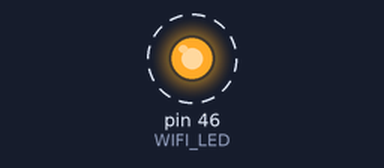
Recording of a program running on a simulated MicroPython board. On the bench: output pins drawn as LEDs (lit = HIGH). Dashed ring = blinking. WiFi joins after 1.5 s; the clock reads 2024-03-15 10:24:30 at power-on unless the program sets it; what the program prints to the serial console is not drawn. At 1.8 s the program stops and its outputs stay as they are.

Above: at 0.15 s.
Timing chart, 0 to 3.0 s (numbered marks = the images above):
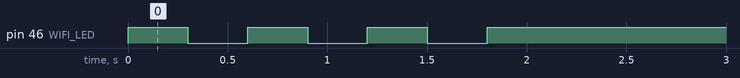

Measured:
- by itself, pin 46 (WIFI_LED): alternates HIGH for 0.30 s and LOW for 0.30 s, 7 changes in all, then stays HIGH

The program:

main.py
```python
'''
实验名称：连接无线路由器
版本：v1.0
作者：WalnutPi
说明：编程实现连接路由器，将IP地址等相关信息打印出来。
'''
import network,time
from machine import Pin

#WIFI连接函数
def WIFI_Connect():

    WIFI_LED=Pin(46, Pin.OUT) #初始化WIFI指示灯

    wlan = network.WLAN(network.STA_IF) #STA模式
    wlan.active(True)                   #激活接口
    start_time=time.time()              #记录时间做超时判断

    if not wlan.isconnected():
        print('connecting to network...')
        wlan.connect('HZU_Finder', '00000000') #输入WIFI账号密码

        while not wlan.isconnected():

            #LED闪烁提示
            WIFI_LED.value(1)
            time.sleep_ms(300)
            WIFI_LED.value(0)
            time.sleep_ms(300)

            #超时判断,15秒没连接成功判定为超时
            if time.time()-start_time > 15 :
                print('WIFI Connected Timeout!')
                break

    if wlan.isconnected():

        #LED点亮
        WIFI_LED.value(1)

        #串口打印信息
        print('network information:', wlan.ifconfig())

#执行WIFI连接函数
WIFI_Connect()
```
